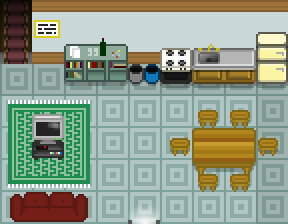

Rendered tile map (Tiled .tmx) drawn with the repository's tilesets; below, a short description and the map source with its tile grids summarised:
An orthogonal 9x7 tile map with 32x32 px tiles, 4 tile layers (Tile Layer 1, Tile Layer 2, Tile Layer 3, Above player), 4 tilesets and 17 objects (12x event, 5x collision).

<map version="1.10" tiledversion="1.11.2" orientation="orthogonal" renderorder="right-down" compressionlevel="0" width="9" height="7" tilewidth="32" tileheight="32" infinite="0" nextlayerid="7" nextobjectid="59">
 <properties>
  <property name="edges" value="clamped" />
  <property name="inside" type="bool" value="true" />
  <property name="map_type" value="notype" />
  <property name="scenario" value="spyder" />
  <property name="slug" value="downstairs" />
 </properties>
 <tileset firstgid="1" source="../gfx/tilesets/core_indoor_stairs.tsx" />
 <tileset firstgid="2971" source="../gfx/tilesets/core_indoor_floors.tsx" />
 <tileset firstgid="6835" source="../gfx/tilesets/core_indoor_walls.tsx" />
 <tileset firstgid="10699" source="../gfx/tilesets/core_set pieces.tsx" />
 <layer id="1" name="Tile Layer 1" width="9" height="7">
  <data>[63 cells, 63 non-empty, 6 distinct tile ids]</data>
 </layer>
 <layer id="2" name="Tile Layer 2" width="9" height="7">
  <data>[63 cells, 31 non-empty, 30 distinct tile ids]</data>
 </layer>
 <layer id="3" name="Tile Layer 3" width="9" height="7">
  <data>[63 cells, 5 non-empty, 4 distinct tile ids]</data>
 </layer>
 <layer id="4" name="Above player" width="9" height="7">
  <data>[63 cells, 4 non-empty, 4 distinct tile ids]</data>
 </layer>
 <objectgroup color="#ff0000" id="5" name="Collisions">
  <object id="1" type="collision" x="192" y="128" width="64" height="32" />
  <object id="2" type="collision" x="32" y="32" width="256" height="32" />
  <object id="4" type="collision" x="0" y="192" width="96" height="32" />
  <object id="5" type="collision" x="32" y="128" width="32" height="32" />
  <object id="7" type="collision" x="0" y="0" width="32" height="32" />
 </objectgroup>
 <objectgroup color="#ffff00" id="6" name="Events">
  <object id="37" name="Go Upstairs" type="event" x="0" y="32" width="32" height="32">
   <properties>
    <property name="act1" value="transition_teleport player,spyder_bedroom.tmx,8,2,0.3" />
    <property name="act2" value="char_face player,down" />
    <property name="cond1" value="is char_at player" />
   </properties>
  </object>
  <object id="38" name="Home Sign" type="event" x="32" y="32" width="32" height="32">
   <properties>
    <property name="act1" value="translated_dialog spyder_papertown_home" />
    <property name="cond1" value="is char_facing_tile player" />
    <property name="cond2" value="is button_pressed INTERACT" />
   </properties>
  </object>
  <object id="39" name="Watch TV" type="event" x="32" y="160" width="32" height="32">
   <properties>
    <property name="act1" value="translated_dialog spyder_papertown_tvwatch" />
    <property name="cond1" value="is char_at player" />
    <property name="cond3" value="is char_facing player,up" />
    <property name="cond4" value="is button_pressed INTERACT" />
   </properties>
  </object>
  <object id="41" name="Create Homemaker" type="event" x="128" y="128" width="32" height="32">
   <properties>
    <property name="act1" value="create_npc spyder_papertown_mom,5,5" />
    <property name="act3" value="char_wander spyder_papertown_mom,,1,2,7,5" />
    <property name="cond1" value="not char_exists spyder_papertown_mom" />
   </properties>
  </object>
  <object id="42" name="Talk mom1" type="event" x="256" y="32" width="32" height="32">
   <properties>
    <property name="act1" value="translated_dialog spyder_papertown_mom1" />
    <property name="act2" value="set_variable spokenmom:yes" />
    <property name="behav1" value="talk spyder_papertown_mom" />
    <property name="cond1" value="not variable_set spokenmom:yes" />
   </properties>
  </object>
  <object id="43" name="Talk mom2" type="event" x="256" y="64" width="32" height="32">
   <properties>
    <property name="act1" value="translated_dialog spyder_papertown_mom2" />
    <property name="act2" value="set_variable spokenmom:yes" />
    <property name="behav1" value="talk spyder_papertown_mom" />
    <property name="cond1" value="is party_size player,less_than,1" />
    <property name="cond2" value="is variable_set spokenmom:yes" />
   </properties>
  </object>
  <object id="44" name="Talk mom4" type="event" x="256" y="128" width="32" height="32">
   <properties>
    <property name="act1" value="translated_dialog spyder_papertown_mom4" />
    <property name="behav1" value="talk spyder_papertown_mom" />
    <property name="cond1" value="is battle_outcome player,won,spyder_route3_zoolander" />
    <property name="cond2" value="is variable_set spokenmom:yes" />
    <property name="cond3" value="not variable_set captainreturns:yes" />
   </properties>
  </object>
  <object id="45" name="Talk mom5" type="event" x="256" y="160" width="32" height="32">
   <properties>
    <property name="act1" value="translated_dialog spyder_papertown_mom5" />
    <property name="behav1" value="talk spyder_papertown_mom" />
    <property name="cond1" value="is variable_set captainreturns:yes" />
    <property name="cond2" value="is variable_set spokenmom:yes" />
    <property name="cond3" value="not variable_set omnichannelradioannounce:yes" />
   </properties>
  </object>
  <object id="46" name="Talk mom6" type="event" x="256" y="192" width="32" height="32">
   <properties>
    <property name="act1" value="translated_dialog spyder_papertown_mom6" />
    <property name="behav1" value="talk spyder_papertown_mom" />
    <property name="cond1" value="is variable_set captainreturns:yes" />
    <property name="cond2" value="is variable_set spokenmom:yes" />
    <property name="cond3" value="is variable_set omnichannelradioannounce:yes" />
   </properties>
  </object>
  <object id="47" name="Talk mom3" type="event" x="256" y="96" width="32" height="32">
   <properties>
    <property name="act1" value="translated_dialog spyder_papertown_mom3" />
    <property name="behav1" value="talk spyder_papertown_mom" />
    <property name="cond1" value="is party_size player,greater_than,0" />
    <property name="cond2" value="is variable_set spokenmom:yes" />
    <property name="cond3" value="not battle_outcome player,won,spyder_route3_zoolander" />
   </properties>
  </object>
  <object id="56" name="Go Outside" type="event" x="128" y="192" width="32" height="32">
   <properties>
    <property name="act1" value="transition_teleport player,spyder_paper_town.tmx,10,7,0.3" />
    <property name="act2" value="char_face player,down" />
    <property name="cond1" value="is char_at player" />
    <property name="cond2" value="is char_facing player,down" />
   </properties>
  </object>
  <object id="58" name="Play Music" type="event" x="0" y="0" width="32" height="32">
   <properties>
    <property name="act1" value="play_music music_home" />
    <property name="cond1" value="not music_playing music_home" />
   </properties>
  </object>
 </objectgroup>
</map>
